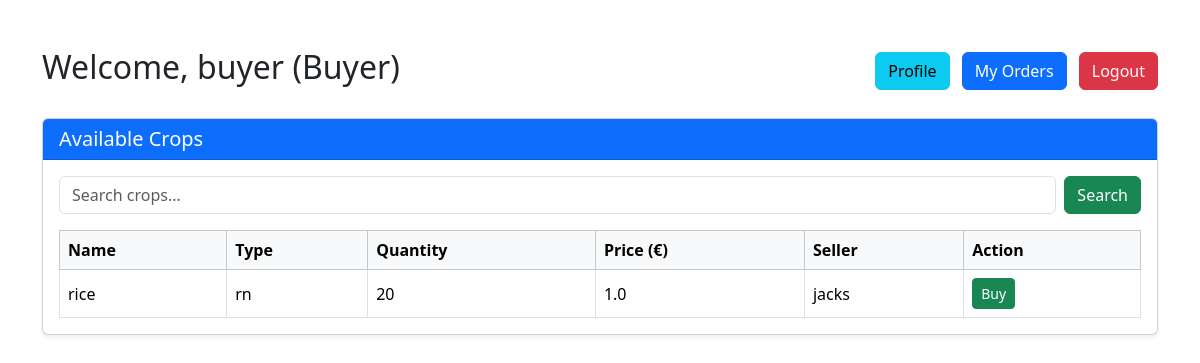
Before: /dashboard/ (signed in) with the older database file.
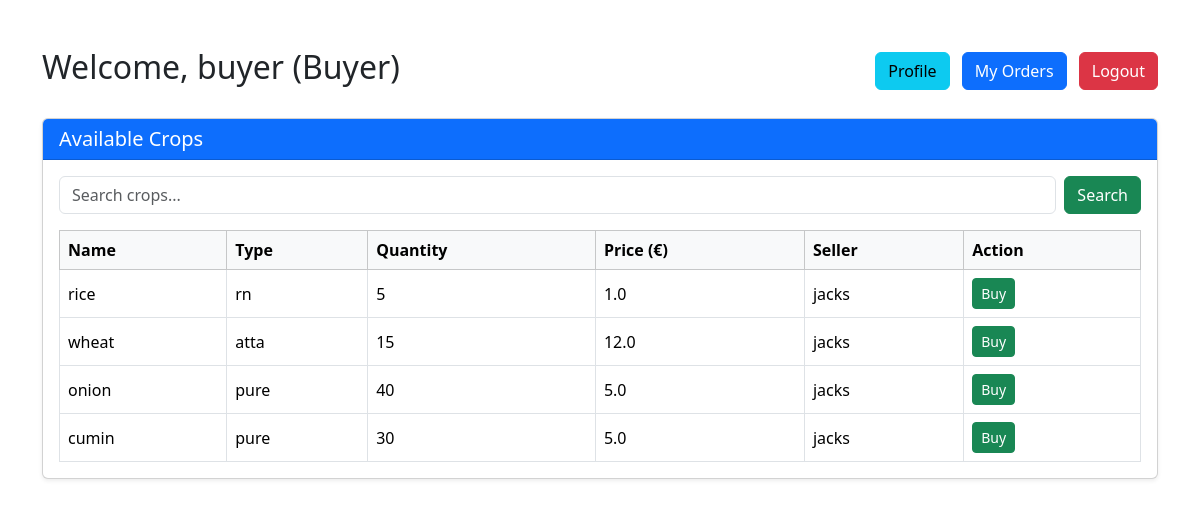
After: the same page with the newer database file.
### main/models.py (models this page shows, shortened)
class Crop(models.Model):
    owner = models.ForeignKey(User, on_delete=models.CASCADE, null=True, blank=True)
    crop_name = models.CharField(max_length=100)
    crop_type = models.CharField(max_length=100)
    quantity = models.IntegerField()
    price_per_unit = models.FloatField()
    description = models.TextField(blank=True, null=True)
    created_at = models.DateTimeField(auto_now_add=True)
    sold = models.BooleanField(default=False)

### main/views.py (the view)
# urls.py: path("dashboard/", views.dashboard, name="dashboard"),
def dashboard(request):
    if not request.user.is_authenticated:
        return redirect('user_login')
    profile = getattr(request.user, 'profile', None)
    role = profile.role if profile else 'buyer'
    search_query = request.GET.get('q', '')
    saved_count = profile.saved_crops.count() if profile and hasattr(profile, 'saved_crops') else 0
    if role == 'seller':
        crops = Crop.objects.filter(owner=request.user)
        orders = Order.objects.filter(crop__owner=request.user)
        template_name = "dashboard_seller.html"
    else:  # buyer
        crops = Crop.objects.filter(sold=False)
        orders = Order.objects.filter(buyer=request.user)
        if search_query:
            crops = crops.filter(
                Q(crop_name__icontains=search_query) |
                Q(crop_type__icontains=search_query) |
                Q(owner__first_name__icontains=search_query)
            )
        template_name = "dashboard_buyer.html"
    return render(request, template_name, {
        "role": role,
        "crops": crops,
        "orders": orders,
        "search_query": search_query,
        "saved_count": saved_count
    })

### main/templates/dashboard_buyer.html (shortened to what this page needs)
{% block content %}
<link href="https://cdn.jsdelivr.net/npm/bootstrap@5.3.2/dist/css/bootstrap.min.css" rel="stylesheet">
<div class="container my-5">
    <div class="d-flex justify-content-between align-items-center mb-4">
        <h2>Welcome, {{ request.user.first_name }} (Buyer)</h2>
        <div>
            <a href="{% url 'profile' %}" class="btn btn-info me-2">Profile</a>
            <a href="{% url 'my_orders' %}" class="btn btn-primary me-2">My Orders</a>
            <a href="{% url 'user_logout' %}" class="btn btn-danger">Logout</a>
        </div>
    </div>
    <div class="card mb-5 shadow-sm">
        <div class="card-header bg-primary text-white">
            <h5 class="mb-0">Available Crops</h5>
        </div>
        <div class="card-body">
            <form method="get" class="d-flex mb-3">
                <input type="text" name="q" class="form-control me-2" placeholder="Search crops..." value="{{ search_query }}">
                <button type="submit" class="btn btn-success">Search</button>
            </form>
            {% if crops %}
            <div class="table-responsive">
                <table class="table table-hover table-bordered align-middle mb-0">
                    <thead class="table-light">
                        <tr>
                            <th>Name</th>
                            <th>Type</th>
                            <th>Quantity</th>
                            <th>Price (€)</th>
                            <th>Seller</th>
                            <th>Action</th>
                        </tr>
                    </thead>
                    <tbody>
                        {% for crop in crops %}
                        <tr>
                            <td>{{ crop.crop_name }}</td>
                            <td>{{ crop.crop_type }}</td>
                            <td>{{ crop.quantity }}</td>
                            <td>{{ crop.price_per_unit }}</td>
                            <td>{{ crop.owner.first_name }}</td>
                            <td>
                                <a href="{% url 'place_order' crop.id %}" class="btn btn-success btn-sm">Buy</a>
                            </td>
                        </tr>
                        {% endfor %}
                    </tbody>
                </table>
            </div>
            {% else %}
            <p class="text-muted">No crops available right now.</p>
            {% endif %}
        </div>
    </div>
</div>
{% endblock %}

Changed rows visible on the page:
changed Crop "rice": quantity "20" → "5"
added Crop: crop_name "wheat", crop_type "atta", quantity "15", price_per_unit "12.0", owner.first_name "jacks"
added Crop: crop_name "onion", crop_type "pure", quantity "40", price_per_unit "5.0", owner.first_name "jacks"
added Crop: crop_name "cumin", crop_type "pure", quantity "30", price_per_unit "5.0", owner.first_name "jacks"
